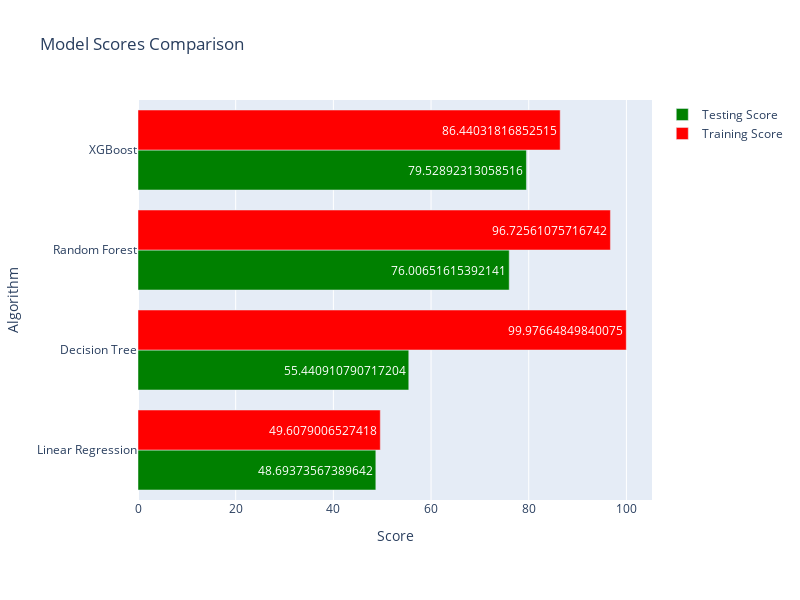

The code cell stored with this chart in its notebook:
### Markdown cell above
## Clustering and Modelling 
* K-Means Clustering (generates 5 different clustered csv files)
* Linear Regressor
* Decision Tree Regressor
* Random forests
* XG Boost

### Code cell
%run Vehicle_modeling_ML.ipynb

### Figure 1 — Plotly figure (JSON) as saved in the notebook; plotly's stock layout.template omitted (floating-point values rounded to 4 significant figures)
{"data": [{"marker": {"color": "Green"}, "name": "Testing Score", "orientation": "h", "text": [48.69, 55.44, 76.01, 79.53], "type": "bar", "x": [48.69, 55.44, 76.01, 79.53], "y": ["Linear Regression", "Decision Tree", "Random Forest", "XGBoost"]}, {"marker": {"color": "red"}, "name": "Training Score", "orientation": "h", "text": [49.61, 99.98, 96.73, 86.44], "type": "bar", "x": [49.61, 99.98, 96.73, 86.44], "y": ["Linear Regression", "Decision Tree", "Random Forest", "XGBoost"]}], "layout": {"barmode": "group", "height": 600, "margin": {"b": 100, "l": 100, "r": 100, "t": 100}, "showlegend": true, "title": {"text": "Model Scores Comparison"}, "width": 800, "xaxis": {"title": {"text": "Score"}}, "yaxis": {"title": {"text": "Algorithm"}}}}
